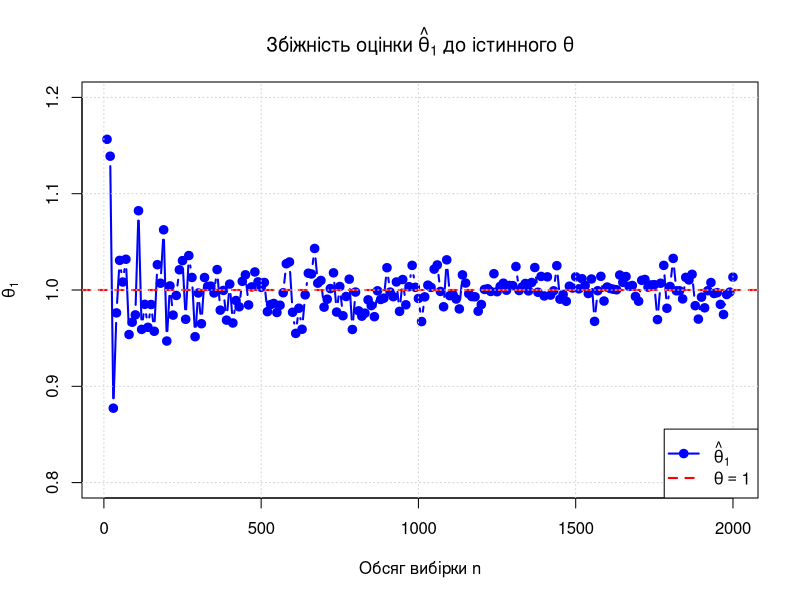
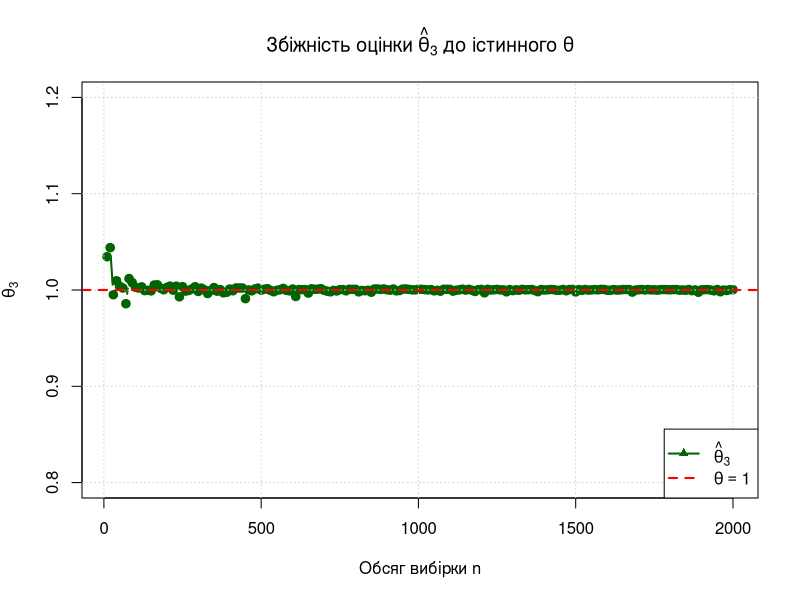

These charts were generated, in order, by the following R code:
setwd("d:\\Study\\R\\lab4")

# --- Параметри ---
N <- 2
theta <- N / 2      # = 1
n_values <- seq(10, N * 1000, by = 10)
set.seed(123)

# --- Ініціалізація результатів ---
theta1 <- numeric(length(n_values))
theta3 <- numeric(length(n_values))

for (i in seq_along(n_values)) {
  n <- n_values[i]
  x <- runif(n, 0, theta)
  theta1[i] <- 2 * mean(x)      
  theta3[i] <- max(x) * (n + 1) / n           
}

# --- 1. Графік для theta1 ---
png("Graphic/4.3lab_Uniform_theta1.png", width=800, height=600)
plot(n_values, theta1, type="b", col="blue", pch=19, lwd=2,
     ylim=c(.8, 1.2), xlab="Обсяг вибірки n", ylab=expression(hat(theta)[1]),
     main=expression("Збіжність оцінки" ~ hat(theta)[1] ~ "до істинного θ"))
abline(h=theta, col="red", lty=2, lwd=2)
grid()
legend("bottomright", legend=c(expression(hat(theta)[1]), expression(theta == 1)),
       col=c("blue", "red"), lwd=c(2,2), pch=c(19,NA), lty=c(1,2))
dev.off()

# --- 2. Графік для theta3 ---
png("Graphic/4.3lab_Uniform_theta3.png", width=800, height=600)
plot(n_values, theta3, type="b", col="darkgreen", pch=19, lwd=2,
     ylim=c(.8, 1.2), xlab="Обсяг вибірки n", ylab=expression(hat(theta)[3]),
     main=expression("Збіжність оцінки" ~ hat(theta)[3] ~ "до істинного θ"))
grid()
abline(h=theta, col="red", lty=2, lwd=2)
legend("bottomright", legend=c(expression(hat(theta)[3]), expression(theta == 1)),
       col=c("darkgreen", "red"), lwd=c(2,2), pch=c(17,NA), lty=c(1,2))
dev.off()